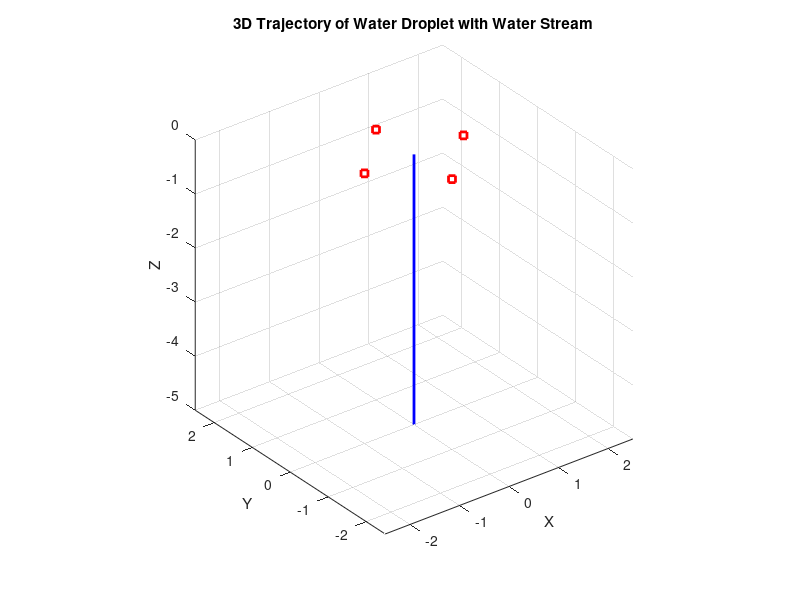
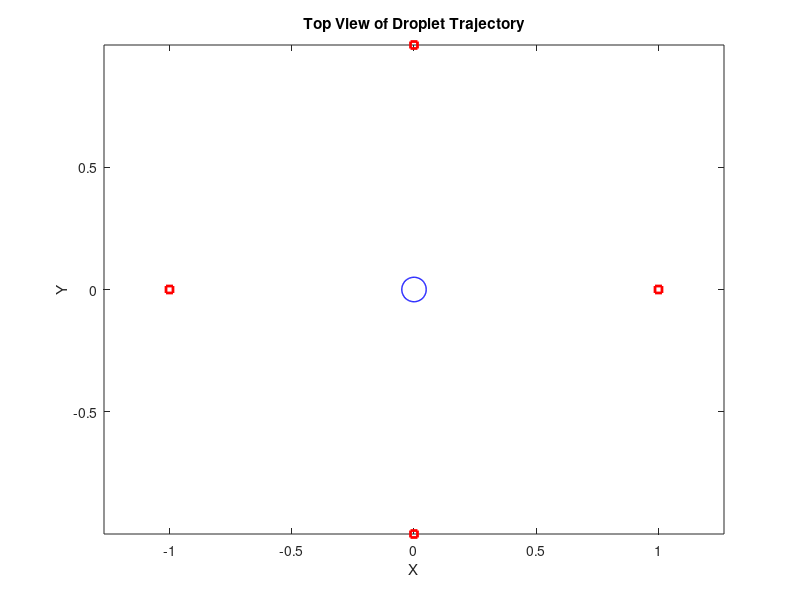

Reproduce these figures in MATLAB, in order.
% Written by Tan Jin Chun
% Last Modified: 4/9/2023

clear; close all; clc

% Constants
epsilon_0 = 8.854e-12;   % Vacuum permittivity (F/m)
rho_water = 1000;        % Density of water (kg/m^3)
r_droplet = 1e-4;        % Radius of droplet (m)
V = 120;                 % Applied voltage (V)
d = 1;                % Approximate distance from droplet to an electrode (m)

% Electric field due to one electrode
E_single = V / d;

% Droplet initial properties
position = [0, 0, 0];  % Initial position in x, y, z
velocity = [0, 0, 0];  % Initial velocity

% Time stepping loop for droplet motion
dt = 1e-3;
t_end = 1;  % Total simulation time (s)
trajectory = zeros(t_end/dt, 3);  % Store 3D positions over time

for t = 1:length(trajectory)
    % Compute net electric field at droplet position due to all 4 electrodes
    E_net = [0, 0, 0];  % Placeholder
    
    % Assuming the force is proportional to the field (this is a simplification)
    F_net = E_net * (4/3 * pi * r_droplet^3 * rho_water);
    
    % Compute acceleration (Newton's 2nd law)
    a = F_net / (4/3 * pi * r_droplet^3 * rho_water);
    
    % Update velocity and position (using basic Euler method)
    velocity = velocity + a * dt;
    position = position + velocity * dt;
    
    % Store the position
    trajectory(t, :) = position;
end

% Visualizing the droplet's motion in 3D
figure(10);

% Plot trajectory
plot3(trajectory(:, 1), trajectory(:, 2), trajectory(:, 3), 'b');
hold on;

% Plotting the water stream as a blue line from the top to bottom
z_start = 0;  % Top of the Z-axis (above the electrode)
z_end = -5;   % Bottom of the Z-axis
x_water = 0;  % X-coordinate for the water stream, assuming it's at the center
y_water = 0;  % Y-coordinate for the water stream, assuming it's at the center
plot3([x_water, x_water], [y_water, y_water], [z_start, z_end], 'b-', 'LineWidth', 2);  % Water stream

% Plot electrodes
% Initialising the water droplet movement
plot3([-d, d, 0, 0], [0, 0, -d, d], [0, 0, 0, 0], 'rs', 'MarkerSize', 5, 'LineWidth', 2);
xlabel('X');
ylabel('Y');
zlabel('Z');
title('3D Trajectory of Water Droplet with Water Stream');
grid on;
axis equal;
hold off

% View from top
figure(11);
plot(trajectory(:, 1), trajectory(:, 2), 'b');
hold on;
plot([-d, d, 0, 0], [0, 0, -d, d], 'rs', 'MarkerSize', 5, 'LineWidth', 2);

% Adding a blue circle at the center of the four electrodes
circle_center = [0, 0];
circle_radius = (d/10)/2;  % Half the distance d
viscircles(circle_center, circle_radius, 'LineWidth', 1, 'EdgeColor', 'b');

% Labelling the plot
xlabel('X');
ylabel('Y');
title('Top View of Droplet Trajectory');
axis equal;


